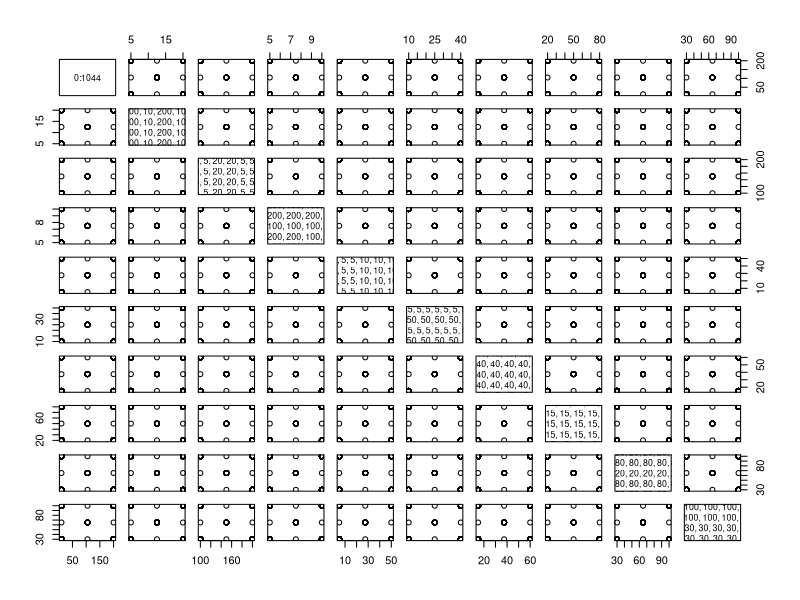
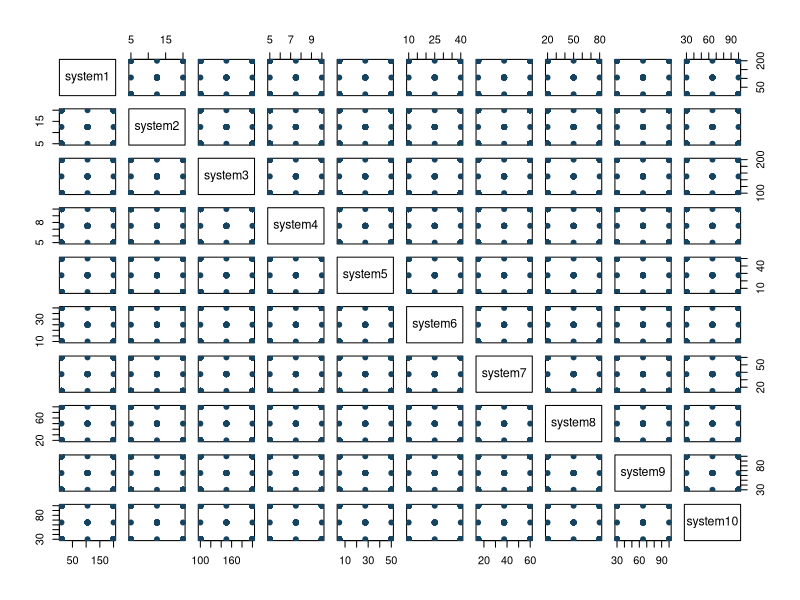

Write R code to recreate these figures, in order.
library(tidyverse)
library(GGally)

setwd("~/pymysql")
doe <- read.csv("CCD_DOE.csv")

z=doe %>% select(-X)

z%>% plot(doe)

plot(z , pch=20 , cex=1.5 , col="#154360")


